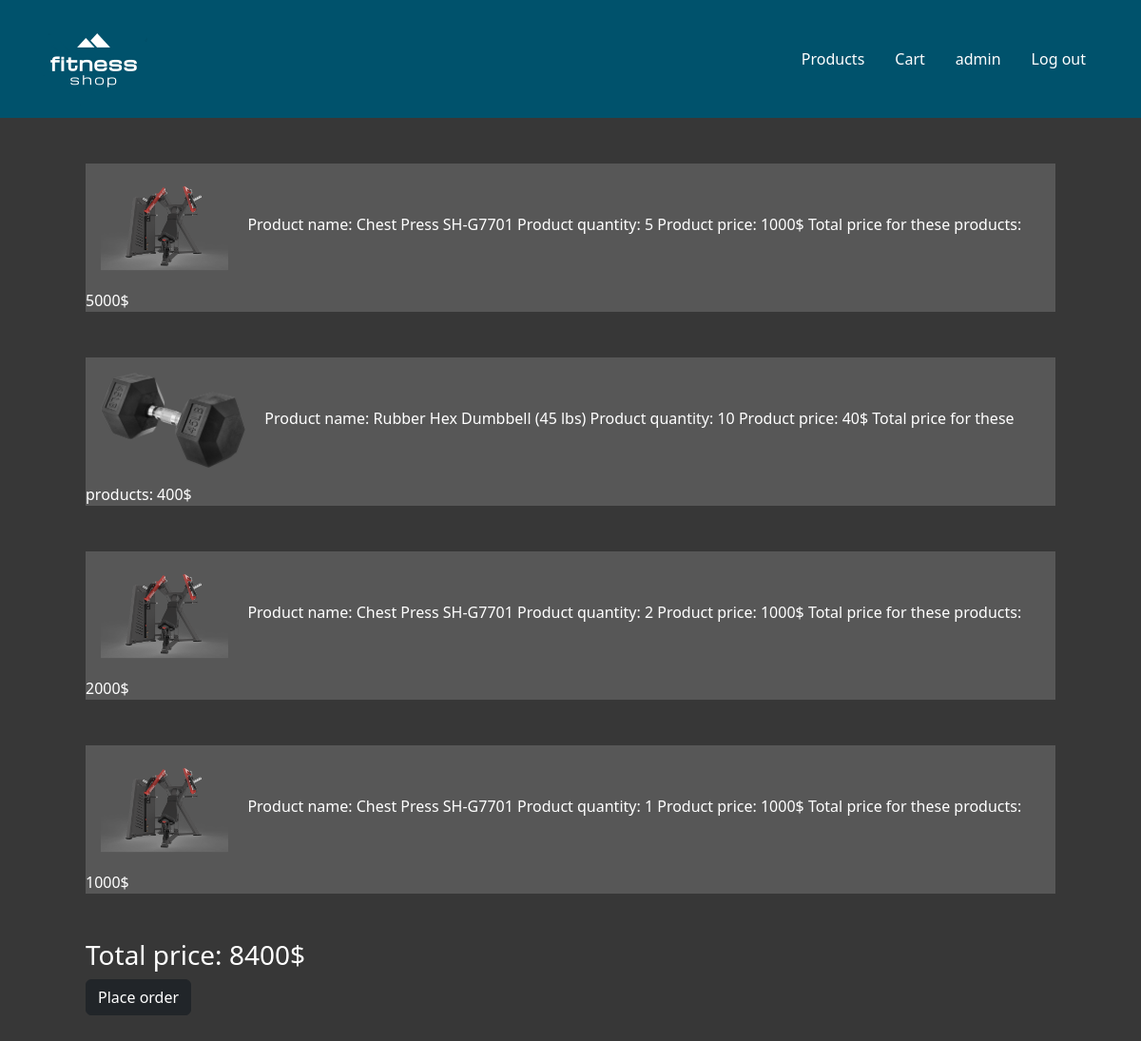
Before: /cart (signed in) with the older database file.
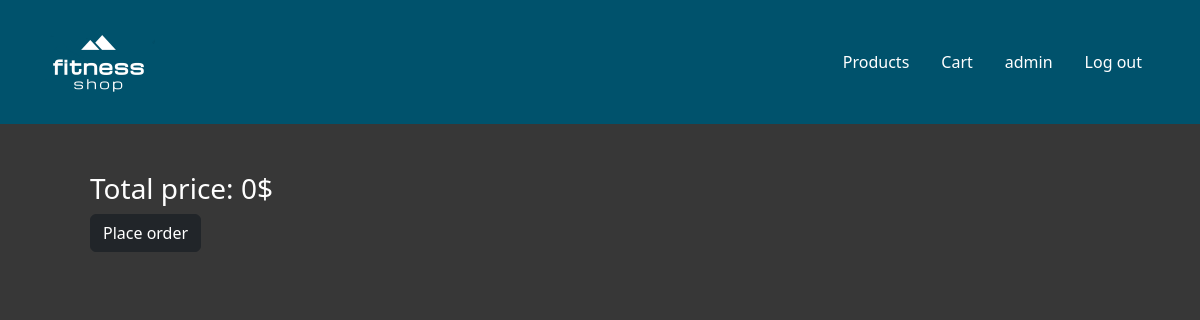
After: the same page with the newer database file.
### ApplikacijaZaSportskaOpremaApp/models.py (models this page shows, shortened)
class CartItem(models.Model):
    user = models.ForeignKey(User, on_delete=models.CASCADE)
    product = models.ForeignKey(Produkt, on_delete=models.CASCADE)
    price = models.IntegerField(default=0)
    quantity = models.IntegerField(default=1)

class Produkt(models.Model):
    productName = models.CharField(max_length=50)
    productDesc = models.TextField(max_length=500, default="")
    price = models.IntegerField(default=0)
    image = models.ImageField(default="")
    user = models.ForeignKey(User, on_delete=models.CASCADE, null=True, blank=True)
    category = models.ForeignKey(Category, on_delete=models.CASCADE)

### ApplikacijaZaSportskaOpremaApp/views.py (the view)
# urls.py: path('cart', cart, name="cart"),
def cart(request):
    queryset = CartItem.objects.filter(user=request.user)
    totalPrice=0
    for item in queryset:
        totalPrice = totalPrice+item.price
    context = {"cartitems": queryset, "totalPrice": totalPrice}
    return render(request, "cart.html", context=context)

### templates/cart.html (shortened to what this page needs)
<!DOCTYPE html>
<html lang="en">
<head>
    <link href="https://cdn.jsdelivr.net/npm/bootstrap@5.3.1/dist/css/bootstrap.min.css" rel="stylesheet">
</head>
<body style="background-color: #373737">
{% load static %}
{% include 'navbar.html' %}
<div class="container text-white mt-5">
    {% for item in cartitems %}
        <div class="m-5" style="background-color: #575757">
            <img alt="..." src="{{ MEDIA_URL }}{{ item.product.image.url }}" style="height: 100px" class="m-3">
            <span>Product name: {{item.product.productName}}</span>
            <span>Product quantity: {{ item.quantity }}</span>
            <span>Product price: {{ item.product.price }}$</span>
            <span>Total  price for these products: {{ item.price }}$</span>
        </div>
    {% endfor %}
    <div class="m-5">
        <h3>Total price: {{ totalPrice }}$</h3>
        <a href="/order">
            <div class="btn btn-dark ml-5">Place order</div>
        </a>
    </div>
</div>
</body>
</html>

Changed rows visible on the page:
removed CartItem: product.image (picture), product.productName "Chest Press SH-G7701", quantity "5", product.price "1000", price "5000"
removed CartItem: product.image (picture), product.productName "Rubber Hex Dumbbell (45 lbs)", quantity "10", product.price "40", price "400"
removed CartItem: product.image (picture), product.productName "Chest Press SH-G7701", quantity "2", product.price "1000", price "2000"
removed CartItem: product.image (picture), product.productName "Chest Press SH-G7701", quantity "1", product.price "1000", price "1000"
Other visible differences:
{{ totalPrice }}: "8400" → "0"
